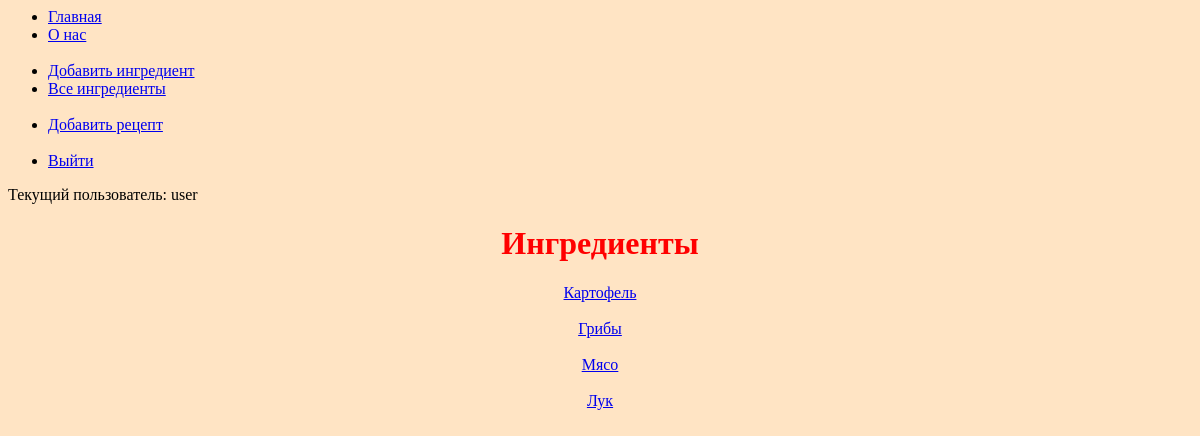
The page /all_ingredients/ (signed in) on the database its author committed.
### recipe_catalog/models.py (models this page shows, shortened)
class Ingredient(models.Model):
    name = models.CharField(max_length=255)

### recipe_catalog/views.py (the view)
# urls.py: path('all_ingredients/', all_ingredients, name='all_ingredients'),
def all_ingredients(request):
    ingredients_list = Ingredient.objects.all()
    template = 'recipe_catalog/all_ingredients.html'
    context = {
        'ingredients_list': ingredients_list
    }
    return render(request, template, context)

### templates/recipe_catalog/all_ingredients.html
{% extends "base.html" %}
{% block content %}
    <h1 class="content">Ингредиенты</h1>
    <div class="content">
        {% for ingredient in ingredients_list %}
            <a href="{% url 'recipe_catalog:ingredient_edit' ingredient.id %}">{{ingredient.name}}</a>
            <br><br>
        {% endfor %}
    </div>
{% endblock %}

### templates/base.html (shortened to what this page needs)
<html>
<head>
    {% load static %}
    <link rel="stylesheet" href="{% static 'css/style.css' %}">
</head>
<body>
  <div>
    {% block sidebar %}
    <ul>
      <li><a href="/">Главная</a></li>
      <li><a href="/about/">О нас</a></li>
      <br>
      <li><a href="/add_ingredient/">Добавить ингредиент</a></li>
      <li><a href="/all_ingredients/">Все ингредиенты</a></li>
      <br>
      <li><a href="/add_recipe/">Добавить рецепт</a></li>
      <br>
      {% if not user.is_authenticated %}
        <li><a href="http://127.0.0.1:8000/auth/login/">Войти</a></li>
      {% else %}
        <li><a href="http://127.0.0.1:8000/auth/logout/">Выйти</a></li>
      {% endif %}
    </ul>
    <p>Текущий пользователь: {{request.user}}</p>
    {% endblock %}
  </div>
  <main>
    <div>
      {% block content %}{% endblock %}
    </div>
  </main>
</body>
</html>

### static/css/style.css (style rules this page uses)
h1 { color: red; }
body { background-color:bisque; }
.content { text-align: center; }

### rows shown on the page
Ingredient: name "Картофель"
Ingredient: name "Грибы"
Ingredient: name "Мясо"
Ingredient: name "Лук"

### other values the page prints
{{ request.user }} "user"
